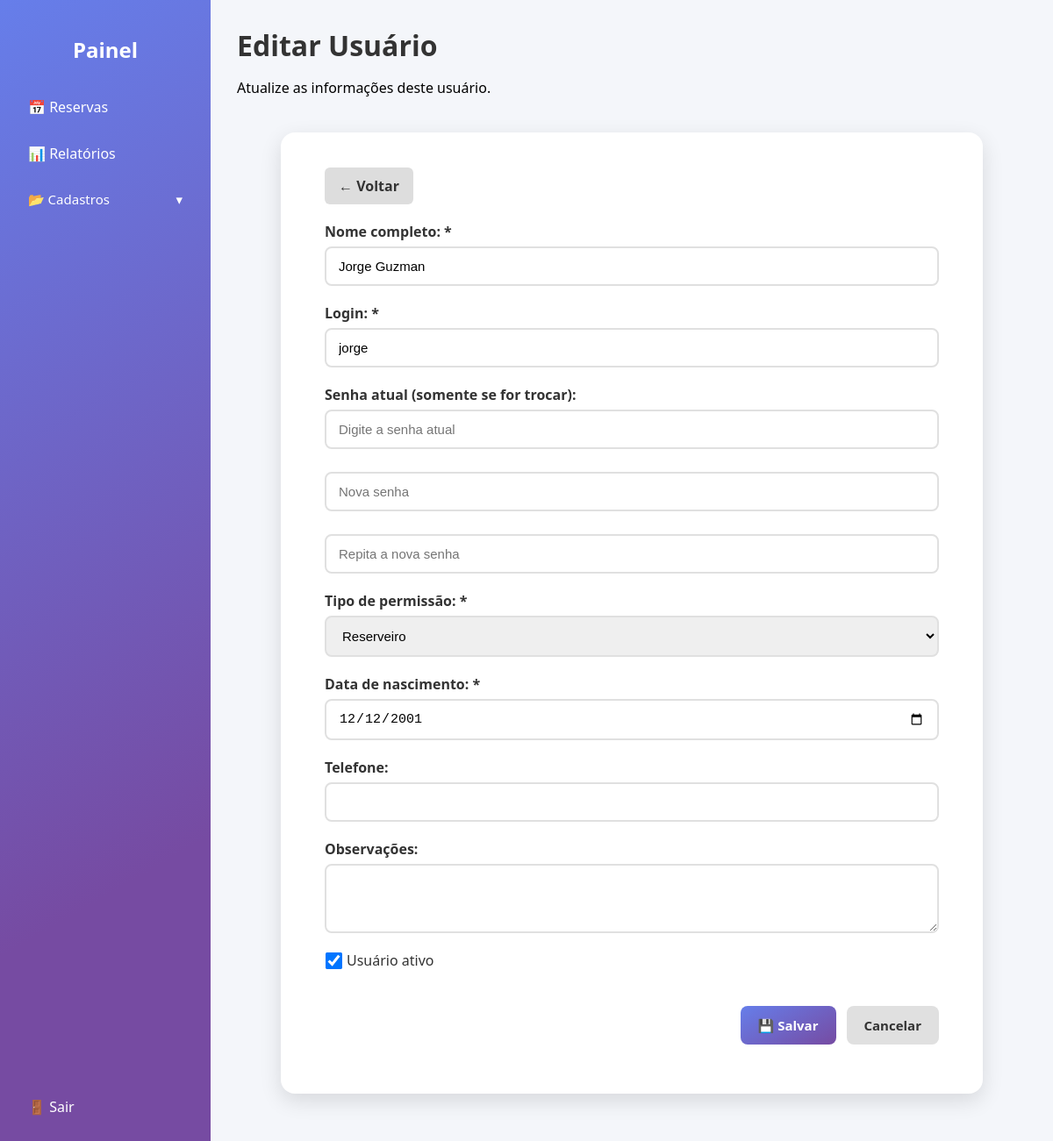
The page /usuarios/edit.php?id=24 (signed in) on the database its author committed.
### tables this page shows
CREATE TABLE `usuarios` (
  `id_usuario` int(11) NOT NULL,
  `nome_completo` varchar(100) NOT NULL,
  `login` varchar(50) NOT NULL,
  `senha` varchar(255) NOT NULL,
  `tipo_permissao` enum('admin','reserveiro') NOT NULL,
  `data_nascimento` date DEFAULT NULL,
  `telefone` varchar(20) DEFAULT NULL,
  `observacoes` text DEFAULT NULL,
  `ativo` tinyint(1) DEFAULT 1
);

### usuarios/edit.php (the view, shortened to what this page needs)
<?php
include '../includes/db.php';
include "../includes/header.php";
$id = $_GET['id'] ?? null;
$stmt = $conn->prepare("SELECT * FROM usuarios WHERE id_usuario = ?");
$stmt->bind_param("i", $id);
$stmt->execute();
$result = $stmt->get_result();
$usuario = $result->fetch_assoc();
?>
<div class="painel-container">
    <?php include '../includes/sidebar.php'; ?>
    <main class="conteudo">
        <header class="painel-header">
            <h1>Editar Usuário</h1>
            <p>Atualize as informações deste usuário.</p>
        </header>
        <div class="cadastro-area">
            <a href="./index.php" class="btn-voltar">← Voltar</a>
            <form method="POST" class="form-cadastro">
                <div class="form-grupo">
                    <label>Nome completo: *</label>
                    <input type="text" name="nome_completo" value="<?= htmlspecialchars($usuario['nome_completo']) ?>" required>
                </div>
                <div class="form-grupo">
                    <label>Login: *</label>
                    <input type="text" name="login" value="<?= htmlspecialchars($usuario['login']) ?>" required>
                </div>
                <div class="form-grupo">
                    <label>Senha atual (somente se for trocar):</label>
                    <input type="password" name="senha_atual" placeholder="Digite a senha atual">
                </div>
                <div class="form-grupo">
                    <input type="password" name="nova_senha" placeholder="Nova senha">
                </div>
                <div class="form-grupo">
                    <input type="password" name="confirmar_senha" placeholder="Repita a nova senha">
                </div>
                <div class="form-grupo">
                    <label>Tipo de permissão: *</label>
                    <select name="tipo_permissao" required>
                        <option value="reserveiro" <?= $usuario['tipo_permissao'] === 'reserveiro' ? 'selected' : '' ?>>Reserveiro</option>
                    </select>
                </div>
                <div class="form-grupo">
                    <label>Data de nascimento: *</label>
                    <input type="date" name="data_nascimento" value="<?= htmlspecialchars($usuario['data_nascimento']) ?>">
                </div>
                <div class="form-grupo">
                    <label>Telefone:</label>
                    <input type="text" name="telefone" data-mask='(00) 00000 - 0000' value="<?= htmlspecialchars($usuario['telefone']) ?>">
                </div>
                <div class="form-grupo">
                    <label>Observações:</label>
                    <textarea name="observacoes" rows="3"><?= htmlspecialchars($usuario['observacoes']) ?></textarea>
                </div>
                <div class="form-grupo checkbox">
                    <label>
                        <input type="checkbox" name="ativo" <?= $usuario['ativo'] ? 'checked' : '' ?>> Usuário ativo
                    </label>
                </div>
                <div class="form-botoes">
                    <button type="submit" class="btn btn-salvar">💾 Salvar</button>
                    <a href="./index.php" class="btn btn-cancelar">Cancelar</a>
                </div>
            </form>
        </div>
    </main>
</div>
<?php include "../includes/footer.php"; ?>

### assets/css/painel.css (style rules this page uses)
body { font-family: "Segoe UI", Tahoma, Geneva, Verdana, sans-serif; background-color: #f4f6fa; margin: 0; display: flex; min-height: 100vh; overflow: hidden; }
.painel-container { display: flex; width: 100%; height: 100vh; overflow: hidden; }
.conteudo { flex: 1; overflow-y: auto; height: 100vh; padding: 30px; box-sizing: border-box; }
.painel-header { display: block; align-items: center; justify-content: space-between; gap: 10px; }
.painel-header h1 { margin: 0; color: #333; }
a, button { font-family: "Segoe UI", Tahoma, Geneva, Verdana, sans-serif; }

### assets/css/crud.css (style rules this page uses)
.cadastro-area { background: white; padding: 40px 50px; border-radius: 16px; box-shadow: 0 8px 25px rgba(0, 0, 0, 0.12); max-width: 700px; margin: 40px auto; }
.form-cadastro { display: flex; flex-direction: column; gap: 20px; }
.form-cadastro .form-grupo { display: flex; flex-direction: column; }
.form-cadastro .form-grupo label { font-weight: 600; color: #333; margin-bottom: 6px; }
.form-cadastro .form-grupo input, .form-cadastro .form-grupo select, .form-cadastro .form-grupo textarea { padding: 12px 14px; border: 2px solid #e0e0e0; border-radius: 8px; font-size: 15px; transition: border-color 0.3s, box-shadow 0.3s; }
.form-cadastro .form-grupo.checkbox label { display: flex; align-items: center; font-weight: 500; color: #333; }
.form-cadastro .form-grupo.checkbox input[type=checkbox] { margin-right: 8px; transform: scale(1.5); }
.form-botoes { display: flex; flex-wrap: wrap; justify-content: flex-end; gap: 12px; margin-top: 15px; }
.form-botoes .btn { padding: 12px 20px; border-radius: 8px; font-size: 15px; font-weight: 600; text-decoration: none; transition: all 0.2s ease; cursor: pointer; border: none; }
.form-botoes .btn.btn-salvar { background: linear-gradient(150deg, #667eea 0%, #764ba2 100%); color: white; }
.form-botoes .btn.btn-cancelar { background: #e0e0e0; color: #333; }
.btn-voltar { display: inline-block; margin-bottom: 20px; background: #ddd; color: #333; padding: 10px 16px; border-radius: 6px; font-weight: 600; text-decoration: none; transition: background 0.2s; }

### rows shown on the page
usuarios: nome_completo "Jorge Guzman", login "jorge", tipo_permissao "Reserveiro", data_nascimento "12/12/2001", ativo "☑"
